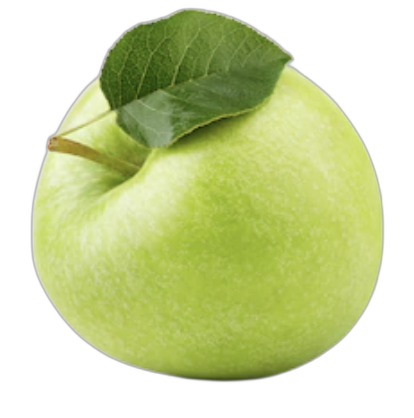
#> input picture images/validation/healthy/Screen Shot 2018-06-08 at 5.03.59 PM.png, 414 x 418 px
$ python remove_background.py
#> lines starting #> are read from the running program, lines starting #| are printed output that depends on the picture
"""
去除圖片白色背景腳本
將白色/接近白色的像素轉為透明
"""

import os
import sys
from PIL import Image
import numpy as np
from pathlib import Path
from concurrent.futures import ThreadPoolExecutor, as_completed
import time


def remove_white_background(image_path, output_path, threshold=240):
    """
    去除圖片的白色背景

    Args:
        image_path: 輸入圖片路徑
        output_path: 輸出圖片路徑
        threshold: 白色閾值 (0-255)，像素 RGB 值都高於此值則視為白色
    """
    try:
        # 開啟圖片
        img = Image.open(image_path)

        # 轉換為 RGBA 模式（支援透明度）
        if img.mode != 'RGBA':
            img = img.convert('RGBA')

        # 轉換為 numpy array
        data = np.array(img)

        # 找出白色/接近白色的像素
        # 條件：R, G, B 三個值都大於 threshold
        r, g, b, a = data[:, :, 0], data[:, :, 1], data[:, :, 2], data[:, :, 3]
        white_mask = (r > threshold) & (g > threshold) & (b > threshold)

        # 將白色像素的 alpha 值設為 0（透明）
        data[:, :, 3] = np.where(white_mask, 0, a)

        # 建立新圖片
        result = Image.fromarray(data, 'RGBA')

        # 儲存
        result.save(output_path, 'PNG')
        return True, image_path

    except Exception as e:
        return False, f"{image_path}: {str(e)}"


def process_folder(input_folder, output_folder, threshold=240, max_workers=4):
    """
    處理整個資料夾的圖片

    Args:
        input_folder: 輸入資料夾路徑
        output_folder: 輸出資料夾路徑
        threshold: 白色閾值
        max_workers: 並行處理的執行緒數
    """
#> called with threshold = 240, max_workers = 4
    input_path = Path(input_folder)
    output_path = Path(output_folder)

    # 建立輸出資料夾
    output_path.mkdir(parents=True, exist_ok=True)

    # 支援的圖片格式
    image_extensions = {'.png', '.jpg', '.jpeg', '.gif', '.bmp', '.webp'}

    # 收集所有圖片檔案
    image_files = [
        f for f in input_path.iterdir()
        if f.is_file() and f.suffix.lower() in image_extensions
    ]

    total = len(image_files)
    if total == 0:
        print(f"  [!] 資料夾中沒有找到圖片: {input_folder}")
        return 0, 0

    print(f"  [*] 找到 {total} 張圖片，開始處理...")

    success_count = 0
    fail_count = 0
    start_time = time.time()

    # 使用多執行緒處理
    with ThreadPoolExecutor(max_workers=max_workers) as executor:
        futures = {}

        for img_file in image_files:
            # 輸出檔案路徑（統一使用 .png 格式）
            output_file = output_path / (img_file.stem + '.png')
            future = executor.submit(remove_white_background, str(img_file), str(output_file), threshold)
            futures[future] = img_file.name
#> this loop made 1 pass
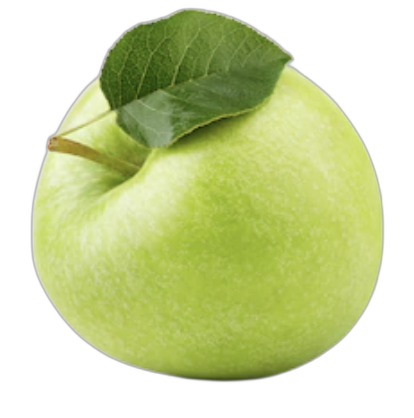
#> input picture images/validation/healthy/Screen Shot 2018-06-08 at 5.03.59 PM.png, 414 x 418 px
#> pass 1, in remove_white_background, `r, g, b, a = data[:, :, 0], data[:, :, 1], data[:, :, 2], data[:, :, 3]`:
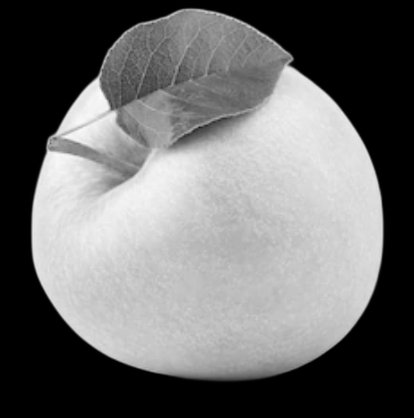
#> g: shape (418, 414); min 0, max 252, mean 108.8
#> pass 1, in remove_white_background, `r, g, b, a = data[:, :, 0], data[:, :, 1], data[:, :, 2], data[:, :, 3]`:
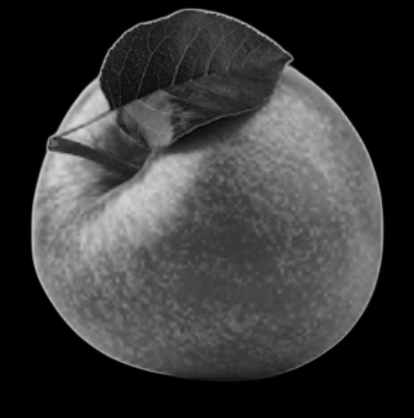
#> b: shape (418, 414); min 0, max 217, mean 56.3
#> pass 1, in remove_white_background, `r, g, b, a = data[:, :, 0], data[:, :, 1], data[:, :, 2], data[:, :, 3]`:
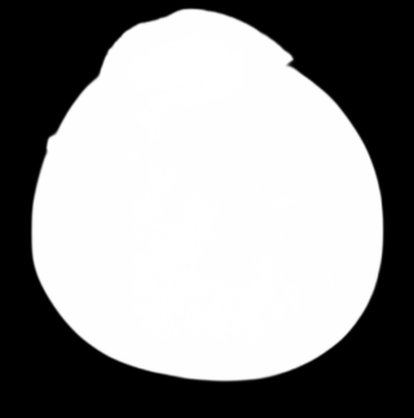
#> a: shape (418, 414); min 0, max 255, mean 147.2

        # 處理結果
        for i, future in enumerate(as_completed(futures), 1):
            success, result = future.result()
            if success:
                success_count += 1
            else:
                fail_count += 1
                print(f"    [!] 失敗: {result}")

            # 顯示進度
            if i % 100 == 0 or i == total:
                elapsed = time.time() - start_time
                speed = i / elapsed if elapsed > 0 else 0
                remaining = (total - i) / speed if speed > 0 else 0
                print(f"    進度: {i}/{total} ({i*100//total}%) - {speed:.1f} 張/秒 - 剩餘 {remaining:.0f} 秒")

    elapsed = time.time() - start_time
    print(f"  [✓] 完成！成功: {success_count}, 失敗: {fail_count}, 耗時: {elapsed:.1f} 秒")

    return success_count, fail_count


def main():
    # 專案路徑
    base_path = Path(__file__).parent.parent
    images_path = base_path / 'images'

    # 建立處理後的輸出資料夾
    processed_path = images_path / 'processed'

    print("=" * 60)
    print("蘋果圖片去背工具")
    print("=" * 60)
    print(f"輸入資料夾: {images_path}")
    print(f"輸出資料夾: {processed_path}")
    print(f"白色閾值: 240 (RGB 值 > 240 視為白色)")
    print()

    total_success = 0
    total_fail = 0

    # 處理 healthy 資料夾
    healthy_input = images_path / 'healthy'
    healthy_output = processed_path / 'healthy'
    if healthy_input.exists():
        print("[健康蘋果]")
        s, f = process_folder(healthy_input, healthy_output)
        total_success += s
        total_fail += f
        print()

    # 處理 diseased 資料夾
    diseased_input = images_path / 'diseased'
    diseased_output = processed_path / 'diseased'
    if diseased_input.exists():
        print("[病害蘋果]")
        s, f = process_folder(diseased_input, diseased_output)
#> the loop in process_folder (call 2), `for img_file in image_files:` made 1 pass
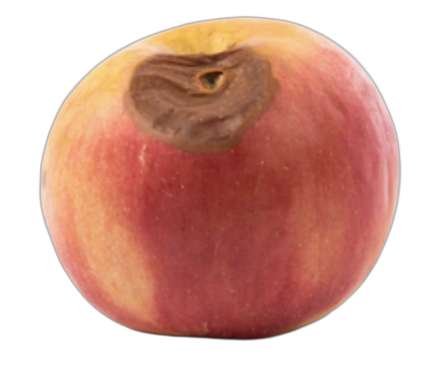
#> input picture images/validation/diseased/Screen Shot 2018-06-07 at 2.40.48 PM.png, 432 x 374 px
#> pass 1, in remove_white_background (call 2), `r, g, b, a = data[:, :, 0], data[:, :, 1], data[:, :, 2], data[:, :, 3]`:
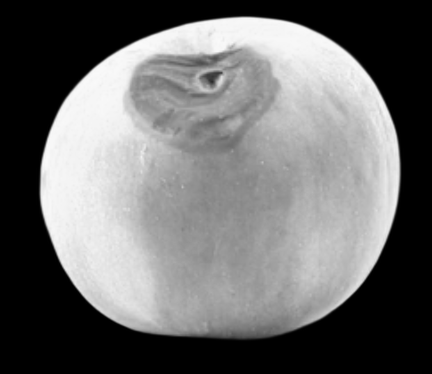
#> r: shape (374, 432); min 0, max 250, mean 108.6
#> pass 1, in remove_white_background (call 2), `r, g, b, a = data[:, :, 0], data[:, :, 1], data[:, :, 2], data[:, :, 3]`:
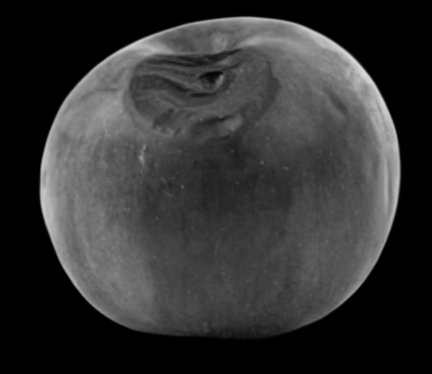
#> b: shape (374, 432); min 0, max 219, mean 51.1
#> pass 1, in remove_white_background (call 2), `r, g, b, a = data[:, :, 0], data[:, :, 1], data[:, :, 2], data[:, :, 3]`:
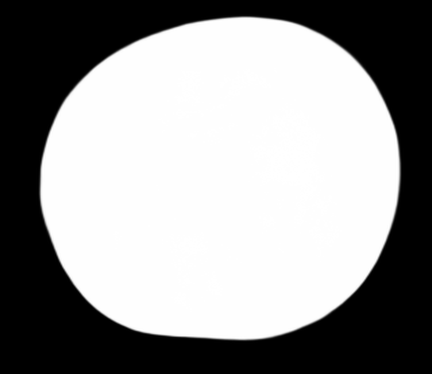
#> a: shape (374, 432); min 0, max 255, mean 147.3
        total_success += s
        total_fail += f
        print()

    print("=" * 60)
    print(f"全部完成！總計成功: {total_success}, 失敗: {total_fail}")
    print(f"處理後的圖片在: {processed_path}")
    print("=" * 60)


if __name__ == '__main__':
    main()
